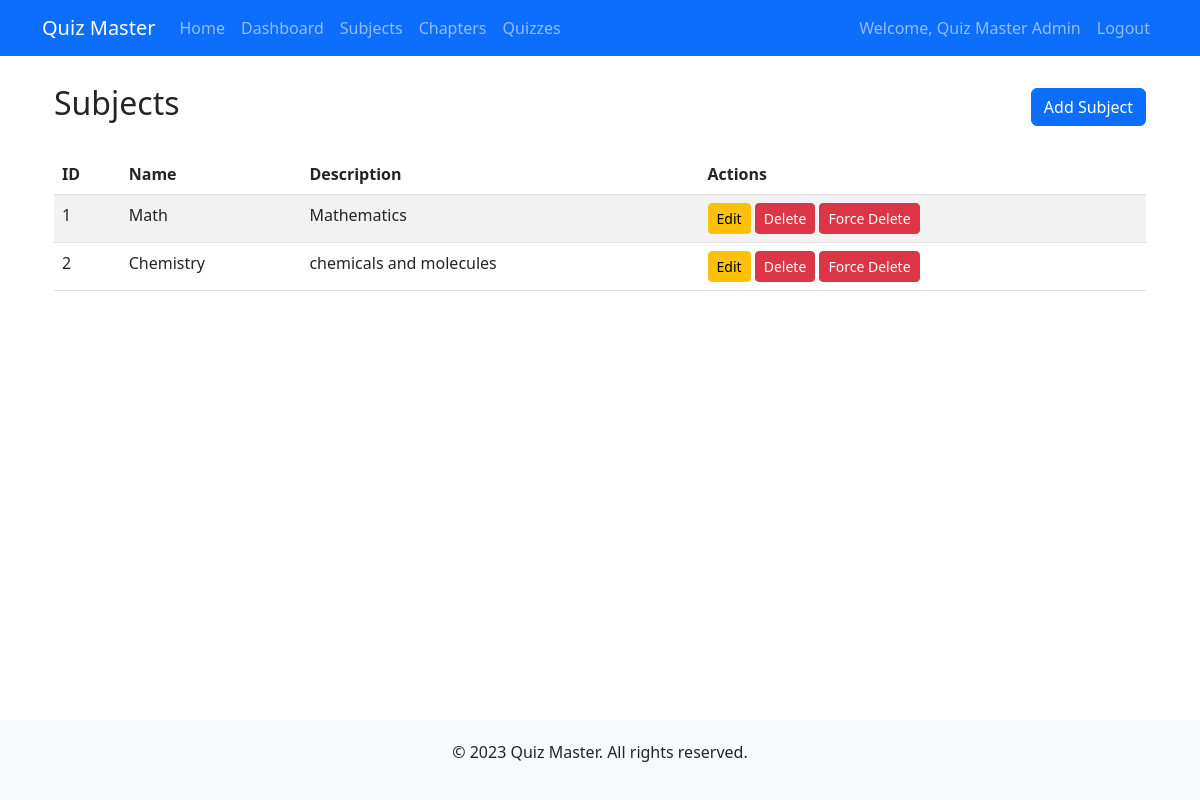
Screenshot of /admin/subjects (signed in) with the database file from the repository.
### models.py (models this page shows, shortened)
class User(db.Model, UserMixin):
    id = db.Column(db.Integer, primary_key=True)
    username = db.Column(db.String(100), unique=True, nullable=False)
    password_hash = db.Column(db.String(200), nullable=False)
    full_name = db.Column(db.String(100), nullable=False)
    qualification = db.Column(db.String(100))
    dob = db.Column(db.Date)
    is_admin = db.Column(db.Boolean, default=False)
    quiz_attempts = db.relationship('Score', backref='user', lazy=True)

class Subject(db.Model):
    id = db.Column(db.Integer, primary_key=True)
    name = db.Column(db.String(100), nullable=False)
    description = db.Column(db.Text)
    chapters = db.relationship('Chapter', backref='subject', lazy=True, cascade="all, delete-orphan")

### app.py (the view)
@app.route('/admin/subjects')
@login_required
def admin_subjects():
    if not current_user.is_admin:
        flash('Access denied', 'danger')
        return redirect(url_for('index'))
    subjects = Subject.query.all()
    return render_template('admin/subjects.html', subjects=subjects)

### app.py (called while the page is built)
@login_manager.user_loader
def load_user(user_id):
    return User.query.get(int(user_id))

### templates/admin/subjects.html (shortened to what this page needs)
{% extends 'admin/base.html' %}
{% block content %}
<div class="container mt-4">
    <div class="d-flex justify-content-between align-items-center mb-4">
        <h2>Subjects</h2>
        <a href="{{ url_for('add_subject') }}" class="btn btn-primary">Add Subject</a>
    </div>
    {% if subjects %}
    <div class="table-responsive">
        <table class="table table-striped">
            <thead>
                <tr>
                    <th>ID</th>
                    <th>Name</th>
                    <th>Description</th>
                    <th>Actions</th>
                </tr>
            </thead>
            <tbody>
                {% for subject in subjects %}
                <tr>
                    <td>{{ subject.id }}</td>
                    <td>{{ subject.name }}</td>
                    <td>{{ subject.description }}</td>
                    <td>
                        <a href="{{ url_for('edit_subject', subject_id=subject.id) }}" class="btn btn-sm btn-warning">Edit</a>
                        <form action="{{ url_for('delete_subject', subject_id=subject.id) }}" method="POST" class="d-inline">
                            <button type="submit" class="btn btn-sm btn-danger" onclick="return confirm('Are you sure you want to delete this subject?')">Delete</button>
                        </form>
                        <form action="{{ url_for('delete_subject', subject_id=subject.id) }}" method="POST" class="d-inline">
                            <button type="submit" class="btn btn-sm btn-danger" onclick="return confirm('WARNING: This will delete the subject and ALL associated chapters, quizzes, questions, and scores. This action cannot be undone. Are you sure?')">Force Delete</button>
                        </form>
                    </td>
                </tr>
                {% endfor %}
            </tbody>
        </table>
    </div>
    {% else %}
    <div class="alert alert-info">No subjects found. Add a subject to get started.</div>
    {% endif %}
</div>
{% endblock %}

### templates/base.html (shortened to what this page needs)
<!DOCTYPE html>
<html lang="en">
<head>
    <link href="https://cdn.jsdelivr.net/npm/bootstrap@5.3.0-alpha1/dist/css/bootstrap.min.css" rel="stylesheet">
</head>
<body>
    <nav class="navbar navbar-expand-lg navbar-dark bg-primary fixed-top">
        <div class="container">
            <a class="navbar-brand" href="{{ url_for('index') }}">Quiz Master</a>
            <div class="collapse navbar-collapse" id="navbarNav">
                <ul class="navbar-nav me-auto">
                    <li class="nav-item">
                        <a class="nav-link" href="{{ url_for('index') }}">Home</a>
                    </li>
                    {% if current_user.is_authenticated %}
                        {% if current_user.is_admin %}
                            <li class="nav-item">
                                <a class="nav-link" href="{{ url_for('admin_dashboard') }}">Dashboard</a>
                            </li>
                            <li class="nav-item">
                                <a class="nav-link" href="{{ url_for('admin_subjects') }}">Subjects</a>
                            </li>
                            <li class="nav-item">
                                <a class="nav-link" href="{{ url_for('admin_chapters') }}">Chapters</a>
                            </li>
                            <li class="nav-item">
                                <a class="nav-link" href="{{ url_for('admin_quizzes') }}">Quizzes</a>
                            </li>
                        {% endif %}
                    {% endif %}
                </ul>
                <ul class="navbar-nav">
                    {% if current_user.is_authenticated %}
                        <li class="nav-item">
                            <span class="nav-link">Welcome, {{ current_user.full_name }}</span>
                        </li>
                        <li class="nav-item">
                            <a class="nav-link" href="{{ url_for('logout') }}">Logout</a>
                        </li>
                    {% endif %}
                </ul>
            </div>
        </div>
    </nav>
    <div class="container content">
        {% block content %}{% endblock %}
    </div>
    <footer class="text-center">
        <div class="container">
            <p>&copy; 2023 Quiz Master. All rights reserved.</p>
        </div>
    </footer>
</body>
</html>

### templates/base.html (style rules this page uses)
body { padding-top: 60px; min-height: 100vh; display: flex; flex-direction: column; }
.content { flex: 1; }
footer { margin-top: auto; padding: 20px 0; background-color: #f8f9fa; }

### rows the page displays
User: full_name "Quiz Master Admin"
Subject: id "1", name "Math", description "Mathematics"
Subject: id "2", name "Chemistry", description "chemicals and molecules"
